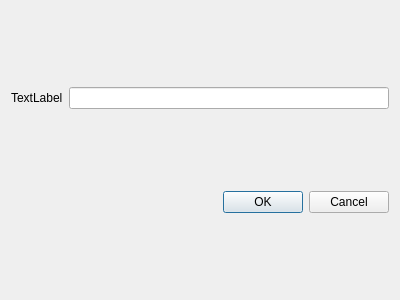
<?xml version="1.0" encoding="UTF-8"?>
<ui version="4.0">
 <class>PathDialog</class>
 <widget class="QDialog" name="PathDialog">
  <property name="geometry">
   <rect>
    <x>0</x>
    <y>0</y>
    <width>400</width>
    <height>300</height>
   </rect>
  </property>
  <property name="windowTitle">
   <string>Dialog</string>
  </property>
  <layout class="QVBoxLayout" name="verticalLayout">
   <item>
    <layout class="QHBoxLayout" name="horizontalLayout">
     <item>
      <widget class="QLabel" name="lblInputPath">
       <property name="text">
        <string>TextLabel</string>
       </property>
      </widget>
     </item>
     <item>
      <widget class="QLineEdit" name="edtPath"/>
     </item>
    </layout>
   </item>
   <item>
    <widget class="QDialogButtonBox" name="buttonBox">
     <property name="orientation">
      <enum>Qt::Horizontal</enum>
     </property>
     <property name="standardButtons">
      <set>QDialogButtonBox::Cancel|QDialogButtonBox::Ok</set>
     </property>
    </widget>
   </item>
  </layout>
 </widget>
 <resources/>
 <connections>
  <connection>
   <sender>buttonBox</sender>
   <signal>accepted()</signal>
   <receiver>PathDialog</receiver>
   <slot>accept()</slot>
   <hints>
    <hint type="sourcelabel">
     <x>248</x>
     <y>254</y>
    </hint>
    <hint type="destinationlabel">
     <x>157</x>
     <y>274</y>
    </hint>
   </hints>
  </connection>
  <connection>
   <sender>buttonBox</sender>
   <signal>rejected()</signal>
   <receiver>PathDialog</receiver>
   <slot>reject()</slot>
   <hints>
    <hint type="sourcelabel">
     <x>316</x>
     <y>260</y>
    </hint>
    <hint type="destinationlabel">
     <x>286</x>
     <y>274</y>
    </hint>
   </hints>
  </connection>
 </connections>
</ui>
